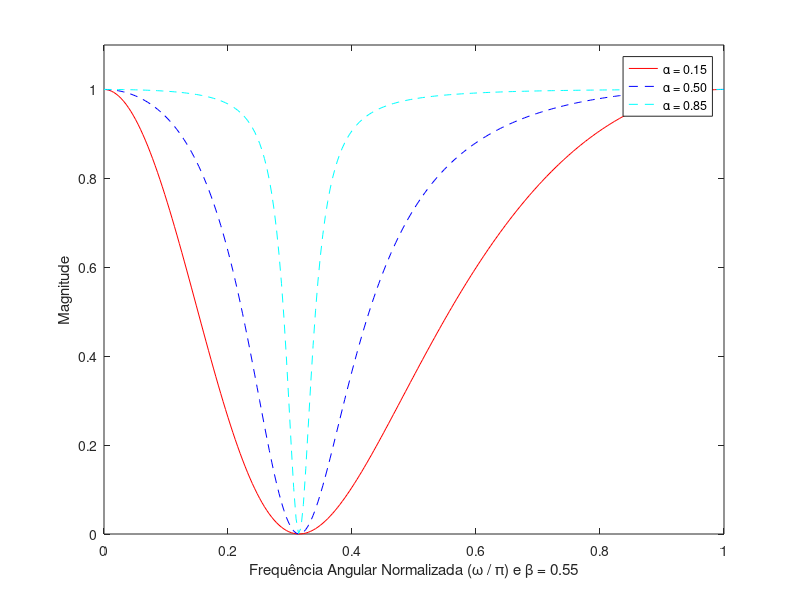
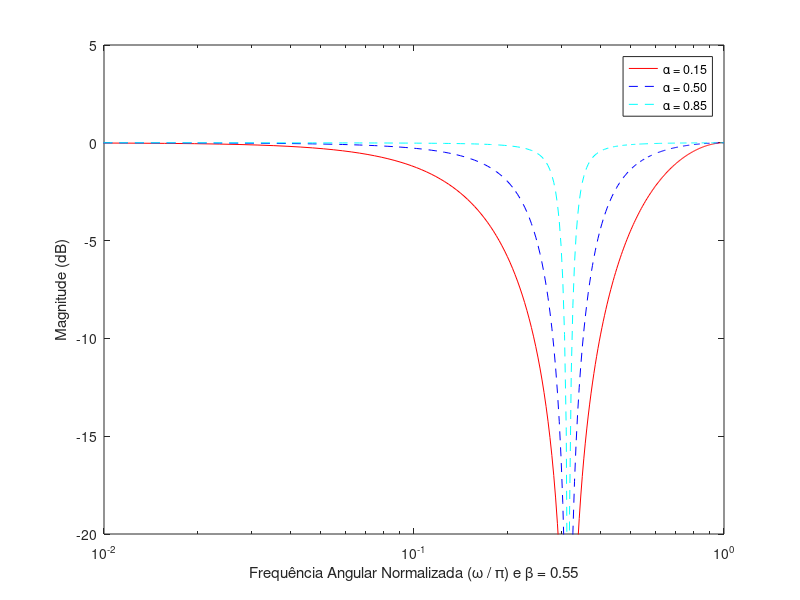
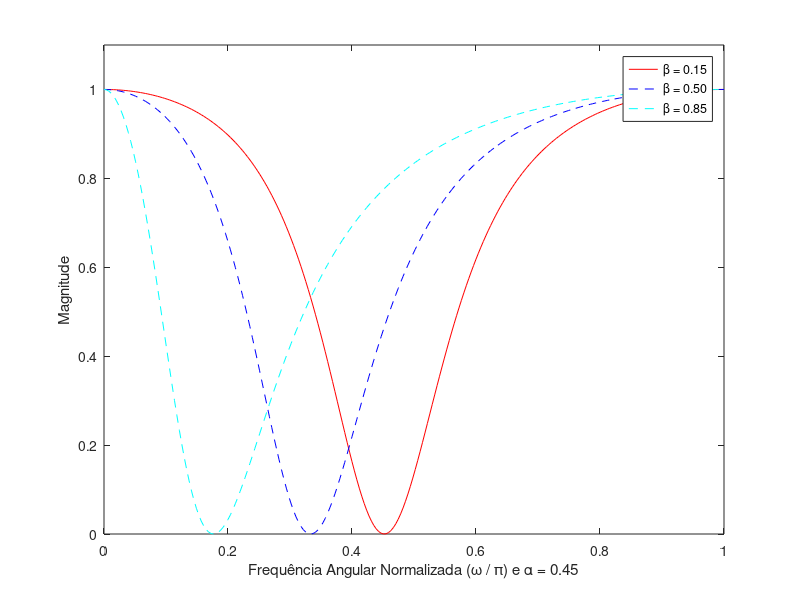
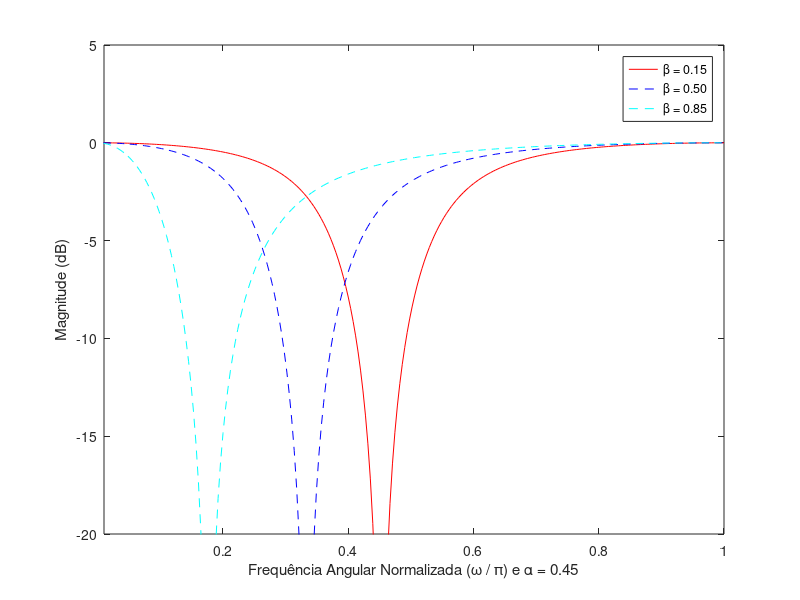

Write the MATLAB code that produced these figures, in order.
% Plots em magnitude (Magnitude x Ω – frequência normalizada, 0 ≤ Ω ≤ 1) e em 
% decibéis (Ganho em dB x Ω – frequência normalizada, 10-2 ≤ Ω ≤ 100) da resposta
% em frequência | HPB(ejw) | 2de um Filtro Rejeita-Faixas IIR de 2ª ordem para 
% valores de β = 0.55 e varie α = 0.15, 0.5 e 0.85; depois fixe α = 0.45 e 
% varie β = 0.15, 0.5 e 0.85.

w = 0:pi/255:pi;
% Função de transferência - Parte I - Alpha variável e beta fixo
H1 = freqz([(1+0.15)/2 -2*(0.55)*(1+0.15)/2 (1+0.15)/2], [1 -0.55*(1+0.15) 0.15],w);
H2 = freqz([(1+0.50)/2 -2*(0.55)*(1+0.50)/2 (1+0.50)/2], [1 -0.55*(1+0.50) 0.50],w);
H3 = freqz([(1+0.85)/2 -2*(0.55)*(1+0.85)/2 (1+0.85)/2], [1 -0.55*(1+0.85) 0.85],w);
% Função de transferência - Parte I - Alpha fixo e beta variável
H4 = freqz([(1+0.45)/2 -2*(0.15)*(1+0.45)/2 (1+0.45)/2], [1 -0.15*(1+0.45) 0.45],w);
H5 = freqz([(1+0.45)/2 -2*(0.50)*(1+0.45)/2 (1+0.45)/2], [1 -0.50*(1+0.45) 0.45],w);
H6 = freqz([(1+0.45)/2 -2*(0.85)*(1+0.45)/2 (1+0.45)/2], [1 -0.85*(1+0.45) 0.45],w);
% Cálculo da Magnitude
m1 = abs(H1);
m2 = abs(H2);
m3 = abs(H3);
m4 = abs(H4);
m5 = abs(H5);
m6 = abs(H6);
% Magnitude ao quadrado
n1 = (m1.^2);
n2 = (m2.^2);
n3 = (m3.^2);
n4 = (m4.^2);
n5 = (m5.^2);
n6 = (m6.^2);
% Cálculo da Magnitude em dB
dB1 = mag2db(m1);
dB2 = mag2db(m2);
dB3 = mag2db(m3);
dB4 = mag2db(m4);
dB5 = mag2db(m5);
dB6 = mag2db(m6);
% Plot da Resposta em Magnitude
figure(1); plot(w/pi,n1,'r-', w/pi,n2,'b--',w/pi,n3,'c--');
ylabel('Magnitude');
xlabel('Frequência Angular Normalizada (\omega / \pi) e \beta = 0.55');
legend('\alpha = 0.15','\alpha = 0.50','\alpha = 0.85');
xlim([0 1]);
ylim([0 1.1]);
% Plot da Resposta em frequência em dB
figure(2); semilogx(w/pi,dB1,'r-', w/pi,dB2,'b--',w/pi,dB3,'c--');
ylabel('Magnitude (dB)');
xlabel('Frequência Angular Normalizada (\omega / \pi) e \beta = 0.55');
legend('\alpha = 0.15','\alpha = 0.50','\alpha = 0.85');
xlim([0.01 1]);
ylim([-20 5]);
% Plot da Resposta em Magnitude
figure(3); plot(w/pi,n4,'r-', w/pi,n5,'b--',w/pi,n6,'c--');
ylabel('Magnitude');
xlabel('Frequência Angular Normalizada (\omega / \pi) e \alpha = 0.45');
legend('\beta = 0.15','\beta = 0.50','\beta = 0.85');
xlim([0 1]);
ylim([0 1.1]);
% Plot da Resposta em frequência em dB
figure(4); plot(w/pi,dB4,'r-', w/pi,dB5,'b--',w/pi,dB6,'c--');
ylabel('Magnitude (dB)');
xlabel('Frequência Angular Normalizada (\omega / \pi) e \alpha = 0.45');
legend('\beta = 0.15','\beta = 0.50','\beta = 0.85');
xlim([0.01 1]);
ylim([-20 5]);
